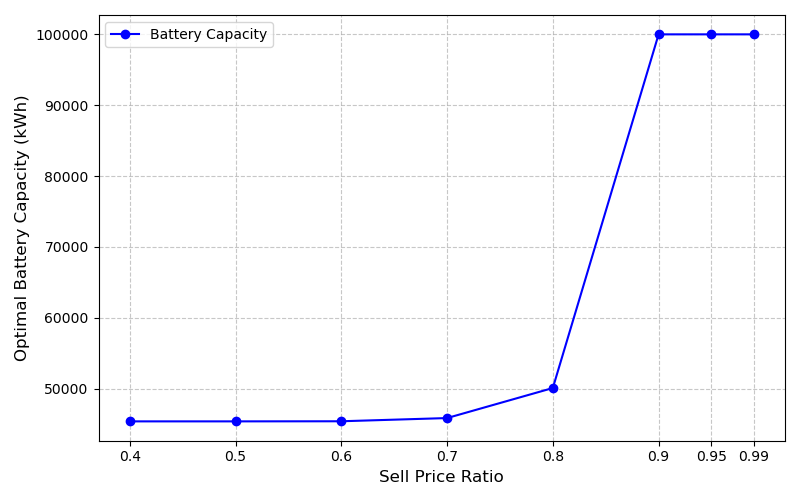

Reproduce this figure in Python.
import matplotlib.pyplot as plt
import numpy as np
# 运行结果中的最优电池容量数据（单位：kWh）
battery_capacities = [
    100000.00,  # 第1次
    100000.00,
    100000.00,  # 第1次
    50076.84,   # 第2次
    45835.97,   # 第3次
    45383.40,   # 第4次
    45368.99,   # 第5次
    45368.99,   # 第6次
]

# 绘制折线图
plt.figure(figsize=(8, 5))
plt.plot([0.99,0.95,0.9, 0.8, 0.7, 0.6, 0.5, 0.4], battery_capacities, marker='o', linestyle='-', color='b', label='Battery Capacity')

# 添加图例、标题和坐标轴标签
plt.xlabel('Sell Price Ratio', fontsize=12)
plt.ylabel('Optimal Battery Capacity (kWh)', fontsize=12)
# plt.xticks(np.arange(0.9, 0.1, -0.1))  # 横轴刻度从0.9到0.1
plt.xticks([0.99,0.95,0.9,0.8,0.7,0.6,0.5,0.4], ['0.99','0.95','0.9','0.8','0.7','0.6','0.5','0.4'])

plt.grid(True, linestyle='--', alpha=0.7)
plt.legend(fontsize=10)

# 显示图表
plt.tight_layout()
plt.savefig('examples/test.png')